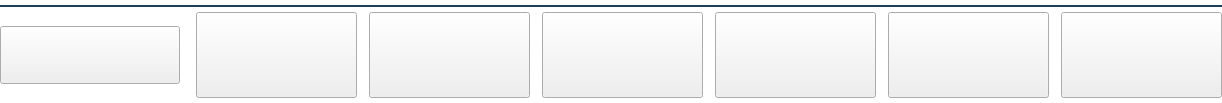
<?xml version="1.0" encoding="UTF-8"?>
<ui version="4.0">
 <class>BeanToolbarClass</class>
 <widget class="QWidget" name="BeanToolbarClass">
  <property name="geometry">
   <rect>
    <x>0</x>
    <y>0</y>
    <width>1222</width>
    <height>103</height>
   </rect>
  </property>
  <property name="windowTitle">
   <string>Form</string>
  </property>
  <property name="styleSheet">
   <string notr="true">QWidget#BeanToolbarClass
{
	background-color: rgb(255,255,255);
}

QWidget#line
{
	background-color: #203e56;
}


QPushButton#__btnAddBean{
	min-height: 56px;
	max-height: 56px;
	min-width: 178px;
	max-width: 178px;
	border-image: url(:/pluginBean/button/img/create_normal.png);
}
QPushButton#__btnAddBean::pressed{
	border-image: url(:/pluginBean/button/img/create_down.png);
}

QPushButton#__btnPlayBean{
	min-height: 84px;
	max-height: 84px;
	min-width: 159px;
	max-width: 159px;
	border-image: url(:/pluginBean/button/img/play_normal.png);
}
QPushButton#__btnPlayBean::pressed{
	border-image: url(:/pluginBean/button/img/play_down.png);
}

QPushButton#__btnPublishBean{
	min-height: 84px;
	max-height: 84px;
	min-width: 159px;
	max-width: 159px;
	border-image: url(:/pluginBean/button/img/publish_normal.png);
}
QPushButton#__btnPublishBean::pressed{
	border-image: url(:/pluginBean/button/img/publish_downl.png);
}

QPushButton#__btnInstallBean{
	min-height: 84px;
	max-height: 84px;
	min-width: 159px;
	max-width: 159px;
	border-image: url(:/pluginBean/button/img/install_normal.png);
}
QPushButton#__btnInstallBean::pressed{
	border-image: url(:/pluginBean/button/img/install_down.png);
}

QPushButton#__btnDeleteBean{
	min-height: 84px;
	max-height: 84px;
	min-width: 159px;
	max-width: 159px;
	border-image: url(:/pluginBean/button/img/delete_normal.png);
}
QPushButton#__btnDeleteBean::pressed{
	border-image: url(:/pluginBean/button/img/delete_down.png);
}

QPushButton#__btnEditBean{
	min-height: 84px;
	max-height: 84px;
	min-width: 159px;
	max-width: 159px;
	border-image: url(:/pluginBean/button/img/edit_normal.png);
}
QPushButton#__btnEditBean::pressed{
	border-image: url(:/pluginBean/button/img/edit_down.png);
}

QPushButton#__btnExport{
	min-height: 84px;
	max-height: 84px;
	min-width: 159px;
	max-width: 159px;
	border-image: url(:/pluginBean/button/img/publish_normal.png);
}
QPushButton#__btnExport::pressed{
	border-image: url(:/pluginBean/button/img/publish_down.png);
}</string>
  </property>
  <layout class="QVBoxLayout" name="verticalLayout">
   <property name="spacing">
    <number>0</number>
   </property>
   <property name="leftMargin">
    <number>0</number>
   </property>
   <property name="topMargin">
    <number>0</number>
   </property>
   <property name="rightMargin">
    <number>0</number>
   </property>
   <property name="bottomMargin">
    <number>0</number>
   </property>
   <item>
    <widget class="QWidget" name="line" native="true">
     <property name="minimumSize">
      <size>
       <width>0</width>
       <height>2</height>
      </size>
     </property>
     <property name="maximumSize">
      <size>
       <width>16777215</width>
       <height>2</height>
      </size>
     </property>
    </widget>
   </item>
   <item>
    <layout class="QHBoxLayout" name="horizontalLayout">
     <property name="spacing">
      <number>12</number>
     </property>
     <item>
      <widget class="QPushButton" name="__btnAddBean">
       <property name="text">
        <string/>
       </property>
      </widget>
     </item>
     <item>
      <spacer name="horizontalSpacer">
       <property name="orientation">
        <enum>Qt::Horizontal</enum>
       </property>
       <property name="sizeHint" stdset="0">
        <size>
         <width>265</width>
         <height>43</height>
        </size>
       </property>
      </spacer>
     </item>
     <item>
      <widget class="QPushButton" name="__btnEditBean">
       <property name="text">
        <string/>
       </property>
      </widget>
     </item>
     <item>
      <widget class="QPushButton" name="__btnPlayBean">
       <property name="text">
        <string/>
       </property>
      </widget>
     </item>
     <item>
      <widget class="QPushButton" name="__btnPublishBean">
       <property name="text">
        <string/>
       </property>
      </widget>
     </item>
     <item>
      <widget class="QPushButton" name="__btnInstallBean">
       <property name="text">
        <string/>
       </property>
      </widget>
     </item>
     <item>
      <widget class="QPushButton" name="__btnExport">
       <property name="text">
        <string/>
       </property>
      </widget>
     </item>
     <item>
      <widget class="QPushButton" name="__btnDeleteBean">
       <property name="text">
        <string/>
       </property>
      </widget>
     </item>
    </layout>
   </item>
  </layout>
 </widget>
 <resources>
  <include location="pluginBean.qrc"/>
 </resources>
 <connections/>
</ui>
